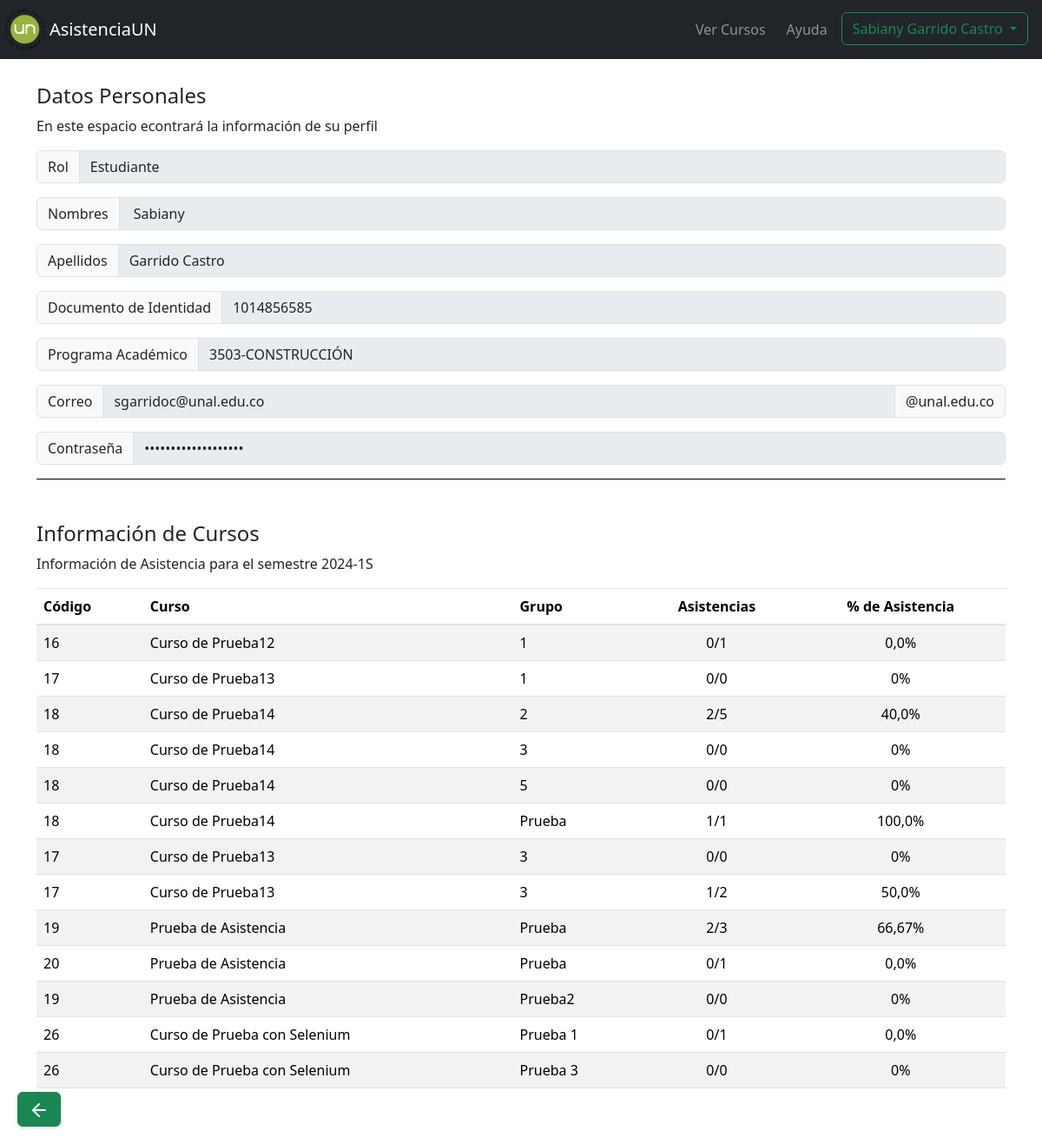
Screenshot of /perfil_estudiante/ (signed in) with the database file from the repository.
### myapp/models.py (models this page shows)
class Estudiantes(models.Model):
    user = models.OneToOneField(User, on_delete=models.CASCADE,null=True)
    documento_estudiante = models.CharField(max_length=20, null=False)
    nombres_estudiante = models.CharField(max_length=100, null=False)
    apellidos_estudiante = models.CharField(max_length=100, null=False)
    plan_estudio = models.ForeignKey(PlanesEstudio, on_delete=models.CASCADE, null=True)

class PlanesEstudio(models.Model):
    id_plan = models.CharField(max_length=10,primary_key=True)
    nombre_plan = models.CharField(max_length=100, null=False)

class Cursos(models.Model):
    id_curso = models.AutoField(primary_key=True)
    nombre_curso = models.CharField(max_length=100, null=False)
    anio_curso = models.IntegerField(null=False)
    semestre_curso = models.CharField(max_length=2, null=False, choices=[('1S', '1S'), ('2S', '2S')])
    fecha_creacion_curso = models.DateTimeField(auto_now_add=True)
    profesor_curso = models.ForeignKey(Profesores, on_delete=models.CASCADE)

class Asistencia_estudiante(models.Model):
    id_asistencia_estudiante= models.AutoField(primary_key=True)
    registro_Asistencia = models.BooleanField(default=False)
    excusa= models.BooleanField(default=False, null=True)
    estudiante = models.ForeignKey(Estudiantes, on_delete=models.CASCADE)
    asistencia = models.ForeignKey(Asistencia, on_delete=models.CASCADE)

class Grupos(models.Model):
    id_grupo = models.AutoField(primary_key=True)
    nombre_grupo = models.CharField(max_length=50, null=False)
    curso_grupo = models.ForeignKey(Cursos, on_delete=models.CASCADE)
    estudiantes_grupo = models.ManyToManyField(Estudiantes, through='Inscripcion')

### myapp/views.py (the view)
# urls.py: path('perfil_estudiante/', views.perfil_estudiante, name='perfil_estudiante'),
@login_required
def perfil_estudiante(request):
    if 'estudiante_id' in request.session:
        estudiante = Estudiantes.objects.get(id=request.session['estudiante_id'])
        informacion= informacion_perfil_estudiante.informacion_estudiante(estudiante.id)
        datos_estudiante= informacion.datos_estudiante()
        informacion_asistencia,periodo = informacion.listar_asistencia()
        return render(request, 'estudiantes/perfil_estudiante.html', {'estudiante': estudiante, 'datos_estudiante':datos_estudiante, 'informacion_asistencia':informacion_asistencia, 'periodo': periodo})
    else:
        return redirect('index')

### myapp/funciones/informacion_perfil_estudiante.py (called while the page is built)
        def datos_estudiante(self):
            return self.estudiante

### myapp/templates/estudiantes/perfil_estudiante.html (shortened to what this page needs)
{% extends "estudiantes/format.html" %}
{% block content %}
<div class="container mt-5 mb-5 pt-5">
        <div id="list-item-1" style="border-bottom: 1px solid black;">
          <h4>Datos Personales</h4>
          <p>En este espacio econtrará la información de su perfil</p>
          <div class="input-group mb-3">
            <span class="input-group-text" id="basic-addon2">Rol</span>
            <input type="text" class="form-control" value="Estudiante" aria-label="Recipient's username"
              aria-describedby="basic-addon2" disabled>
          </div>
          <div class="input-group mb-3">
            <span class="input-group-text" id="basic-addon2">Nombres</span>
            <input type="text" class="form-control" value="{{datos_estudiante.nombres_estudiante}}"
              aria-label="Recipient's username" aria-describedby="basic-addon2" disabled>
          </div>
          <div class="input-group mb-3">
            <span class="input-group-text" id="basic-addon2">Apellidos</span>
            <input type="text" class="form-control" value="{{datos_estudiante.apellidos_estudiante}}"
              aria-label="Recipient's username" aria-describedby="basic-addon2" disabled>
          </div>
          <div class="input-group mb-3">
            <span class="input-group-text" id="basic-addon2">Documento de Identidad</span>
            <input type="text" class="form-control" value="{{datos_estudiante.documento_estudiante}}"
              aria-label="Recipient's username" aria-describedby="basic-addon2" disabled>
          </div>
          <div class="input-group mb-3">
            <span class="input-group-text" id="basic-addon2">Programa Académico</span>
            <input type="text" class="form-control"
              value="{{datos_estudiante.plan_estudio.id_plan}}-{{datos_estudiante.plan_estudio.nombre_plan}}"
              aria-label="Recipient's username" aria-describedby="basic-addon2" disabled>
          </div>
          <div class="input-group mb-3">
            <span class="input-group-text" id="basic-addon2">Correo</span>
            <input type="text" class="form-control" value="{{datos_estudiante.user.username}}"
              aria-label="Recipient's username" aria-describedby="basic-addon2" disabled>
            <span class="input-group-text" id="basic-addon2">@unal.edu.co</span>
          </div>
          <div class="input-group mb-3">
            <span class="input-group-text" id="basic-addon2">Contraseña</span>
            <input type="password" class="form-control" value="contraseñadeejemplo" aria-label="Recipient's username"
              aria-describedby="basic-addon2" disabled>
          </div>
        </div>
        <div id="list-item-2">
          <h4 class="mt-5">Información de Cursos</h4>
          <p>Información de Asistencia para el semestre {{periodo}}</p>
          <div class="table-responsive">
          <table class="table table-striped" style="min-width: 800px;">
            <thead>
              <tr>
                <th>Código</th>
                <th>Curso</th>
                <th>Grupo</th>
                <th class="text-center">Asistencias</th>
                <th class="text-center">% de Asistencia</th>
              </tr>
            </thead>
            <tbody>
              {% if informacion_asistencia %}
              {% for asistencia in informacion_asistencia %}
              <tr>
                <td>{{asistencia.codigo_curso}}</td>
                <td>{{asistencia.curso}}</td>
                <td>{{asistencia.grupo}}</td>
                <td class="text-center">{{asistencia.asistencias_estudiante}}/{{asistencia.total_asistencias_grupo}}
                </td>
                <td class="text-center">{{asistencia.porcentaje_asistencia_grupo}}%</td>
              </tr>
              {% endfor %}
              {% else %}
              <div class="alert alert-warning" role="alert">
                Todavía no tienes cursos
              </div>
              {% endif %}
            </tbody>
          </table>
        </div>
      </div>
      </div>
{% endblock %}

### myapp/templates/estudiantes/format.html (shortened to what this page needs)
{% load static %}
<!DOCTYPE html>
<html lang="en">
<head>
    <link rel="stylesheet" href="https://stackpath.bootstrapcdn.com/bootstrap/4.5.2/css/bootstrap.min.css">
    <link href="https://cdn.jsdelivr.net/npm/bootstrap@5.3.3/dist/css/bootstrap.min.css" rel="stylesheet">
    <link href="https://getbootstrap.com/docs/5.3/assets/css/docs.css" rel="stylesheet">
    <link rel="stylesheet" href="{% static 'css/formato.css'%}">
    <link href="https://cdn.jsdelivr.net/npm/bootstrap-icons@1.7.1/font/bootstrap-icons.css" rel="stylesheet">
</head>
<body>
    <nav class="navbar navbar-expand-lg navbar-dark bg-dark fixed-top">
        <img src="{% static 'img/logounal.png'%}" alt="Logo UNAL">
        <a class="navbar-brand" href="{% url 'listar_grupos_estudiantes' %}">AsistenciaUN</a>
        <div class="collapse navbar-collapse" id="navbarNav">
            <ul class="navbar-nav ml-auto">
                <li class="nav-item ml-2">
                    <a class="nav-link" href="{% url 'listar_grupos_estudiantes' %}">Ver Cursos</a>
                </li>
                <li class="nav-item ml-2">
                    <a class="nav-link" href="#">Ayuda</a>
                </li>
                <li class="nav-item pl-2 pr-3">
                    <div class="btn-group" style="display: block;"   role="group">
                        {% if estudiante %}
                        <button type="button" class="btn btn-outline-success dropdown-toggle" data-bs-toggle="dropdown"
                            data-bs-display="static" aria-expanded="false">
                            {{estudiante.nombres_estudiante}} {{estudiante.apellidos_estudiante}}
                        </button>
                        {% endif %}
                    </div>
                </li>
            </ul>
        </div>
    </nav>
    {% block content %}
    {% endblock %}
    <div style="position: fixed; bottom: 20px; left: 20px;">
        <button class="btn btn-success" style="box-shadow: 0 2px 4px rgba(0, 0, 0, 0.1);" onclick="location.href='{{ request.META.HTTP_REFERER }}'">
            <svg xmlns="http://www.w3.org/2000/svg" width="24" height="24" viewBox="0 0 24 24" fill="none" stroke="currentColor" stroke-width="2" stroke-linecap="round" stroke-linejoin="round" class="feather feather-arrow-left">
                <line x1="19" y1="12" x2="5" y2="12"></line>
                <polyline points="12 19 5 12 12 5"></polyline>
            </svg>
        </button>
    </div>
</body>
</html>

### rows the page displays
Estudiantes: nombres_estudiante "Sabiany", apellidos_estudiante "Garrido Castro", documento_estudiante "1014856585", plan_estudio.id_plan "3503-CONSTRUCCIÓN", user.username "sgarridoc@unal.edu.co"
Cursos: curso "Curso de Prueba12"
Cursos: curso "Curso de Prueba13" "Curso de Prueba13"
Cursos: curso "Curso de Prueba14" "Curso de Prueba14" "Curso de Prueba14"
Asistencia_estudiante: codigo_curso "18", curso "Curso de Prueba14", grupo "3", asistencias_estudiante "0", total_asistencias_grupo "0", porcentaje_asistencia_grupo "0"
Grupos: grupo "Prueba"
Asistencia_estudiante: codigo_curso "17", curso "Curso de Prueba13", grupo "3", asistencias_estudiante "0", total_asistencias_grupo "0", porcentaje_asistencia_grupo "0"
Cursos: curso "Prueba de Asistencia" "Prueba de Asistencia"
Grupos: grupo "Prueba"
Cursos: curso "Prueba de Asistencia"
Grupos: grupo "Prueba"
Grupos: grupo "Prueba2"
Cursos: curso "Curso de Prueba con Selenium" "Curso de Prueba con Selenium"
Grupos: grupo "Prueba 1"
Grupos: grupo "Prueba 3"

### other values shown
{{ periodo }} "2024-1S"
{{ asistencia.codigo_curso }} "16" "17" "18" "18" "18" "17" "19" "20" "19" "26" "26"
{{ asistencia.grupo }} "1" "1" "2" "5" "3"
{{ asistencia.asistencias_estudiante }} "0" "0" "2" "0" "1" "1" "2" "0" "0" "0" "0"
{{ asistencia.total_asistencias_grupo }} "1" "0" "5" "0" "1" "2" "3" "1" "0" "1" "0"
{{ asistencia.porcentaje_asistencia_grupo }} "0,0" "0" "40,0" "0" "100,0" "50,0" "66,67" "0,0" "0" "0,0" "0"
